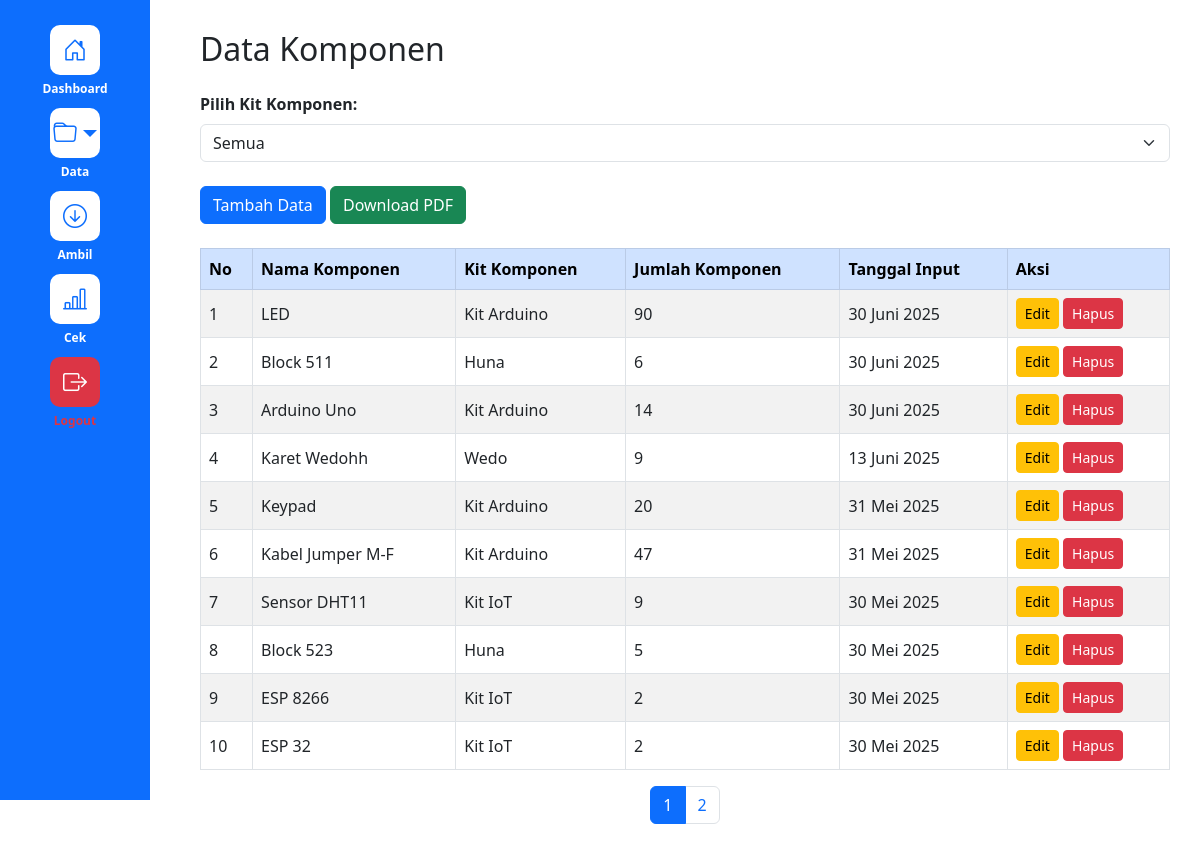
Page /data_alat.php (signed in) on the committed database.
### tables this page shows
CREATE TABLE `alat` (
  `id` int(11) NOT NULL,
  `nama_alat` text NOT NULL,
  `tingkatan_alat` text NOT NULL,
  `jumlah_alat` int(11) NOT NULL,
  `tanggal_input` date NOT NULL DEFAULT current_timestamp()
);

### data_alat.php (the view, shortened to what this page needs)
<?php
require_once 'config.php';
$user = $_SESSION['user'];
$isAdmin = ($user['username'] === 'admin');
$limit = 10;
$page = isset($_GET['page']) ? (int)$_GET['page'] : 1;
$offset = ($page - 1) * $limit;
$stmt = $pdo->prepare("SELECT id, nama_alat, tingkatan_alat, jumlah_alat, tanggal_input FROM alat ORDER BY id DESC LIMIT :limit OFFSET :offset");
$stmt->bindValue(':limit', $limit, PDO::PARAM_INT);
$stmt->bindValue(':offset', $offset, PDO::PARAM_INT);
$stmt->execute();
$alatList = $stmt->fetchAll(PDO::FETCH_ASSOC);
$totalStmt = $pdo->query("SELECT COUNT(*) FROM alat");
$totalAlat = $totalStmt->fetchColumn();
$totalPages = ceil($totalAlat / $limit);
$bulanIndo = [
    1 => 'Januari',
    2 => 'Februari',
    3 => 'Maret',
    4 => 'April',
    5 => 'Mei',
    6 => 'Juni',
    7 => 'Juli',
    8 => 'Agustus',
    9 => 'September',
    10 => 'Oktober',
    11 => 'November',
    12 => 'Desember'
];
?>
<!DOCTYPE html>
<html lang="id">
<head>
    <link href="https://cdn.jsdelivr.net/npm/bootstrap@5.3.0/dist/css/bootstrap.min.css" rel="stylesheet" />
    <link href="https://cdn.jsdelivr.net/npm/bootstrap-icons@1.10.5/font/bootstrap-icons.css" rel="stylesheet" />
</head>
<body>
    <div class="layout">
        <div class="sidebar">
            <a href="index.php" class="menu-item">
                <div class="icon-box"><i class="bi bi-house-door"></i></div>
                <div class="menu-text">Dashboard</div>
            </a>
            <div class="menu-item dropdown position-relative">
                <div class="icon-box dropdown-toggle" data-bs-toggle="dropdown" aria-expanded="false" style="cursor: pointer;">
                    <i class="bi bi-folder"></i>
                </div>
                <div class="menu-text">Data</div>
            </div>
            <a href="kebutuhan_alat.php" class="menu-item">
                <div class="icon-box"><i class="bi bi-arrow-down-circle"></i></div>
                <div class="menu-text">Ambil</div>
            </a>
            <?php if ($isAdmin): ?>
            <a href="stok_opname.php" class="menu-item">
                <div class="icon-box"><i class="bi bi-bar-chart-line"></i></div>
                <div class="menu-text">Cek</div>
            </a>
            <?php endif; ?>
            <a href="logout.php" class="menu-item">
                <div class="icon-box bg-danger text-white"><i class="bi bi-box-arrow-right"></i></div>
                <div class="menu-text text-danger fw-bold">Logout</div>
            </a>
        </div>
        <div class="container main-content">
            <h2 class="mb-4">Data Komponen</h2>
            <div class="mb-4">
                <label for="tingkatanFilter" class="form-label"><strong>Pilih Kit Komponen:</strong></label>
                <select id="tingkatanFilter" class="form-select" onchange="filterAlat()">
                    <option value="all">Semua</option>
                </select>
            </div>
            <div class="mb-4">
                <?php if ($isAdmin): ?>
                    <a href="create.php" class="btn btn-primary">Tambah Data</a>
                    <button onclick="downloadFilteredPDF()" class="btn btn-success">Download PDF</button>
                <?php endif; ?>
            </div>
            <div class="table-responsive">
                <table class="table table-bordered table-hover table-striped align-middle" id="alatTable">
                    <thead class="table-primary">
                        <tr>
                            <th>No</th>
                            <th>Nama Komponen</th>
                            <th>Kit Komponen</th>
                            <th>Jumlah Komponen</th>
                            <th>Tanggal Input</th>
                            <?php if ($isAdmin): ?>
                                <th>Aksi</th>
                            <?php endif; ?>
                        </tr>
                    </thead>
                    <tbody>
                        <?php if (count($alatList) > 0): ?>
                            <?php foreach ($alatList as $index => $alat): ?>
                                <tr data-tingkatan="<?= htmlspecialchars($alat['tingkatan_alat']) ?>">
                                    <td><?= $index + 1 + $offset ?></td>
                                    <td><?= htmlspecialchars($alat['nama_alat']) ?></td>
                                    <td><?= htmlspecialchars($alat['tingkatan_alat']) ?></td>
                                    <td><?= htmlspecialchars($alat['jumlah_alat']) ?></td>
                                    <td><?= date('d', strtotime($alat['tanggal_input'])) . ' ' . $bulanIndo[date('n', strtotime($alat['tanggal_input']))] . ' ' . date('Y', strtotime($alat['tanggal_input'])) ?></td>
                                    <?php if ($isAdmin): ?>
                                        <td>
                                            <a href="edit.php?id=<?= $alat['id'] ?>" class="btn btn-sm btn-warning">Edit</a>
                                            <a href="delete.php?id=<?= $alat['id'] ?>" class="btn btn-sm btn-danger" onclick="return confirm('Yakin ingin menghapus data alat ini?');">Hapus</a>
                                        </td>
                                    <?php endif; ?>
                                </tr>
                            <?php endforeach; ?>
                        <?php else: ?>
                            <tr>
                                <td colspan="<?= $isAdmin ? 5 : 4 ?>" class="text-center">Tidak ada data tersedia.</td>
                            </tr>
                        <?php endif; ?>
                    </tbody>
                </table>
            </div>
            <nav aria-label="Page navigation">
                <ul class="pagination justify-content-center">
                    <?php for ($i = 1; $i <= $totalPages; $i++): ?>
                        <li class="page-item <?= ($i === $page) ? 'active' : '' ?>">
                            <a class="page-link" href="?page=<?= $i ?>"><?= $i ?></a>
                        </li>
                    <?php endfor; ?>
                </ul>
            </nav>
        </div>
    </div>
</body>
</html>

### data_alat.php (style rules this page uses)
.layout { display: flex; min-height: 100vh; flex-direction: row; }
.sidebar { width: 150px; background-color: #0d6efd; color: white; padding: 20px 0; flex-shrink: 0; display: flex; flex-direction: column; align-items: center; position: fixed; top: 0; left: 0; height: 100vh; overflow: hidden; transition: transform 0.3s ease; }
.menu-item { text-align: center; margin: 5px 0; color: white; text-decoration: none; }
.icon-box { width: 50px; height: 50px; background-color: white; color: #0d6efd; border-radius: 10px; display: flex; align-items: center; justify-content: center; font-size: 1.5rem; margin: 0 auto 5px; transition: all 0.3s ease; }
.menu-text { font-size: 0.75rem; font-weight: 600; color: white; }
.main-content { flex-grow: 1; padding: 30px; margin-left: 170px; }
.table-responsive { overflow-x: auto; }

### rows in the picture
alat: offset "1", nama_alat "LED", tingkatan_alat "Kit Arduino", jumlah_alat "90", tanggal_input "30", tanggal_input "Juni", tanggal_input "2025"
alat: offset "2", nama_alat "Block 511", tingkatan_alat "Huna", jumlah_alat "6", tanggal_input "30", tanggal_input "Juni", tanggal_input "2025"
alat: offset "3", nama_alat "Arduino Uno", tingkatan_alat "Kit Arduino", jumlah_alat "14", tanggal_input "30", tanggal_input "Juni", tanggal_input "2025"
alat: offset "4", nama_alat "Karet Wedohh", tingkatan_alat "Wedo", jumlah_alat "9", tanggal_input "13", tanggal_input "Juni", tanggal_input "2025"
alat: offset "5", nama_alat "Keypad", tingkatan_alat "Kit Arduino", jumlah_alat "20", tanggal_input "31", tanggal_input "Mei", tanggal_input "2025"
alat: offset "6", nama_alat "Kabel Jumper M-F", tingkatan_alat "Kit Arduino", jumlah_alat "47", tanggal_input "31", tanggal_input "Mei", tanggal_input "2025"
alat: offset "7", nama_alat "Sensor DHT11", tingkatan_alat "Kit IoT", jumlah_alat "9", tanggal_input "30", tanggal_input "Mei", tanggal_input "2025"
alat: offset "8", nama_alat "Block 523", tingkatan_alat "Huna", jumlah_alat "5", tanggal_input "30", tanggal_input "Mei", tanggal_input "2025"
alat: offset "9", nama_alat "ESP 8266", tingkatan_alat "Kit IoT", jumlah_alat "2", tanggal_input "30", tanggal_input "Mei", tanggal_input "2025"
alat: offset "10", nama_alat "ESP 32", tingkatan_alat "Kit IoT", jumlah_alat "2", tanggal_input "30", tanggal_input "Mei", tanggal_input "2025"
